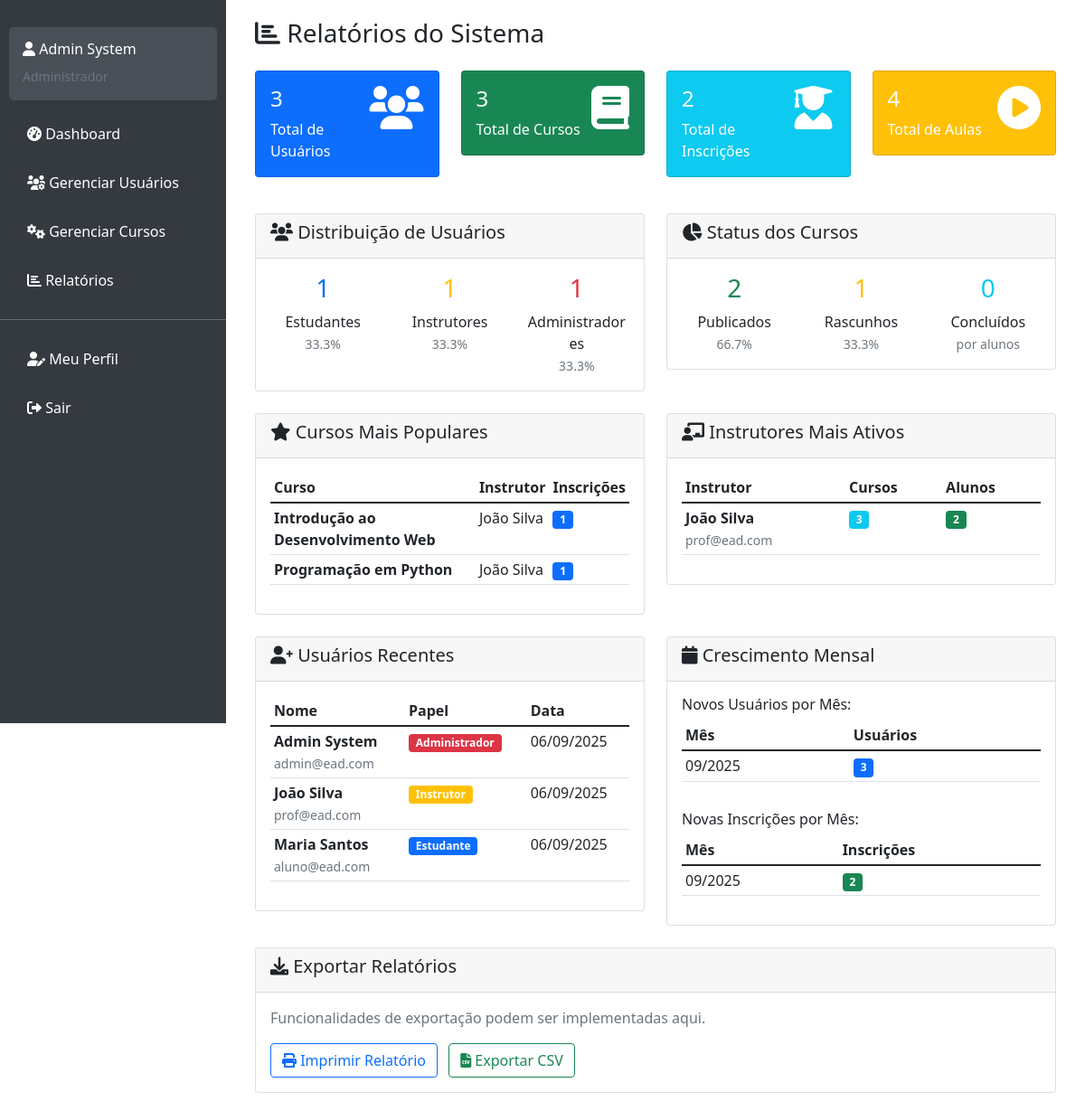
/reports.php (signed in), run on the app's committed database.
### tables this page shows
CREATE TABLE users (
    id INT AUTO_INCREMENT PRIMARY KEY,
    username VARCHAR(50) NOT NULL UNIQUE,
    password_hash VARCHAR(255) NOT NULL,
    email VARCHAR(100) NOT NULL UNIQUE,
    first_name VARCHAR(50),
    last_name VARCHAR(50),
    `role` ENUM('administrador', 'instrutor', 'estudante') NOT NULL,
    created_at TIMESTAMP DEFAULT CURRENT_TIMESTAMP,
    updated_at TIMESTAMP DEFAULT CURRENT_TIMESTAMP ON UPDATE CURRENT_TIMESTAMP
);

### reports.php (the view, shortened to what the rows shown need)
<?php
$database = new Database();
$db = $database->getConnection();
include 'includes/header.php';
$popular_courses = $db->query("
    SELECT c.title, c.description, CONCAT(u.first_name, ' ', u.last_name) as instructor,
           COUNT(e.id) as enrollments_count
    FROM courses c
    LEFT JOIN enrollments e ON c.id = e.course_id
    LEFT JOIN users u ON c.instructor_id = u.id
    WHERE c.status = 'publicado'
    GROUP BY c.id
    ORDER BY enrollments_count DESC
    LIMIT 5
");
$active_instructors = $db->query("
    SELECT CONCAT(u.first_name, ' ', u.last_name) as name, u.email,
           COUNT(c.id) as courses_count,
           COUNT(e.id) as total_students
    FROM users u
    LEFT JOIN courses c ON u.id = c.instructor_id
    LEFT JOIN enrollments e ON c.id = e.course_id
    WHERE u.role = 'instrutor'
    GROUP BY u.id
    ORDER BY courses_count DESC, total_students DESC
    LIMIT 5
");
$recent_users = $db->query("
    SELECT CONCAT(first_name, ' ', last_name) as name, email, role, created_at
    FROM users
    ORDER BY created_at DESC
    LIMIT 10
");
?>
<div class="container-fluid">
    <div class="row">
        <div class="col-12">
            <h1 class="h3 mb-4">
                <i class="fas fa-chart-bar"></i> Relatórios do Sistema
            </h1>
        </div>
    </div>
    <div class="row">
        <div class="col-lg-6 mb-4">
            <div class="card">
                <div class="card-body">
                    <?php if ($popular_courses->rowCount() > 0): ?>
                        <div class="table-responsive">
                            <table class="table table-sm">
                                <thead>
                                    <tr>
                                        <th>Curso</th>
                                        <th>Instrutor</th>
                                        <th>Inscrições</th>
                                    </tr>
                                </thead>
                            </table>
                        </div>
                    <?php else: ?>
                        <p class="text-muted">Nenhum curso publicado ainda.</p>
                    <?php endif; ?>
                </div>
            </div>
        </div>
        <div class="col-lg-6 mb-4">
            <div class="card">
                <div class="card-body">
                    <?php if ($active_instructors->rowCount() > 0): ?>
                        <div class="table-responsive">
                            <table class="table table-sm">
                                <thead>
                                    <tr>
                                        <th>Instrutor</th>
                                        <th>Cursos</th>
                                        <th>Alunos</th>
                                    </tr>
                                </thead>
                            </table>
                        </div>
                    <?php else: ?>
                        <p class="text-muted">Nenhum instrutor cadastrado ainda.</p>
                    <?php endif; ?>
                </div>
            </div>
        </div>
    </div>
    <div class="row">
        <div class="col-lg-6 mb-4">
            <div class="card">
                <div class="card-body">
                    <div class="table-responsive">
                        <table class="table table-sm">
                            <thead>
                                <tr>
                                    <th>Nome</th>
                                    <th>Papel</th>
                                    <th>Data</th>
                                </tr>
                            </thead>
                            <tbody>
                                <?php while ($row = $recent_users->fetch(PDO::FETCH_ASSOC)): ?>
                                <tr>
                                    <td>
                                        <strong><?php echo htmlspecialchars($row['name']); ?></strong>
                                        <br><small class="text-muted"><?php echo htmlspecialchars($row['email']); ?></small>
                                    </td>
                                    <td>
                                        <span class="badge bg-<?php
                                            echo $row['role'] === 'administrador' ? 'danger' :
                                                ($row['role'] === 'instrutor' ? 'warning' : 'primary');
                                        ?>">
                                            <?php echo ucfirst($row['role']); ?>
                                        </span>
                                    </td>
                                    <td><?php echo date('d/m/Y', strtotime($row['created_at'])); ?></td>
                                </tr>
                                <?php endwhile; ?>
                            </tbody>
                        </table>
                    </div>
                </div>
            </div>
        </div>
        <div class="col-lg-6 mb-4">
            <div class="card">
                <div class="card-body">
                    <div class="table-responsive mb-3">
                        <table class="table table-sm">
                            <thead>
                                <tr>
                                    <th>Mês</th>
                                    <th>Usuários</th>
                                </tr>
                            </thead>
                        </table>
                    </div>
                    <div class="table-responsive">
                        <table class="table table-sm">
                            <thead>
                                <tr>
                                    <th>Mês</th>
                                    <th>Inscrições</th>
                                </tr>
                            </thead>
                        </table>
                    </div>
                </div>
            </div>
        </div>
    </div>
</div>
<?php include 'includes/footer.php'; ?>

### data on the page
users: name "Admin System", email "admin@ead.com", role "Administrador", created_at "06/09/2025"
users: name "João Silva", email "prof@ead.com", role "Instrutor", created_at "06/09/2025"
users: name "Maria Santos", email "aluno@ead.com", role "Estudante", created_at "06/09/2025"

### other printed values
getCurrentUserName() "Admin System"
getCurrentUserRole() "Administrador"
$total_users "3"
$total_courses "3"
$total_enrollments "2"
$total_lessons "4"
$total_students "1"
$total_instructors "1"
$published_courses "2"
$total_courses - $published_courses "1"
$completed_enrollments "0"
$row['title'] "Introdução ao Desenvolvimento Web"
$row['instructor'] "João Silva"
$row['enrollments_count'] "1"
$row['title'] "Programação em Python"
